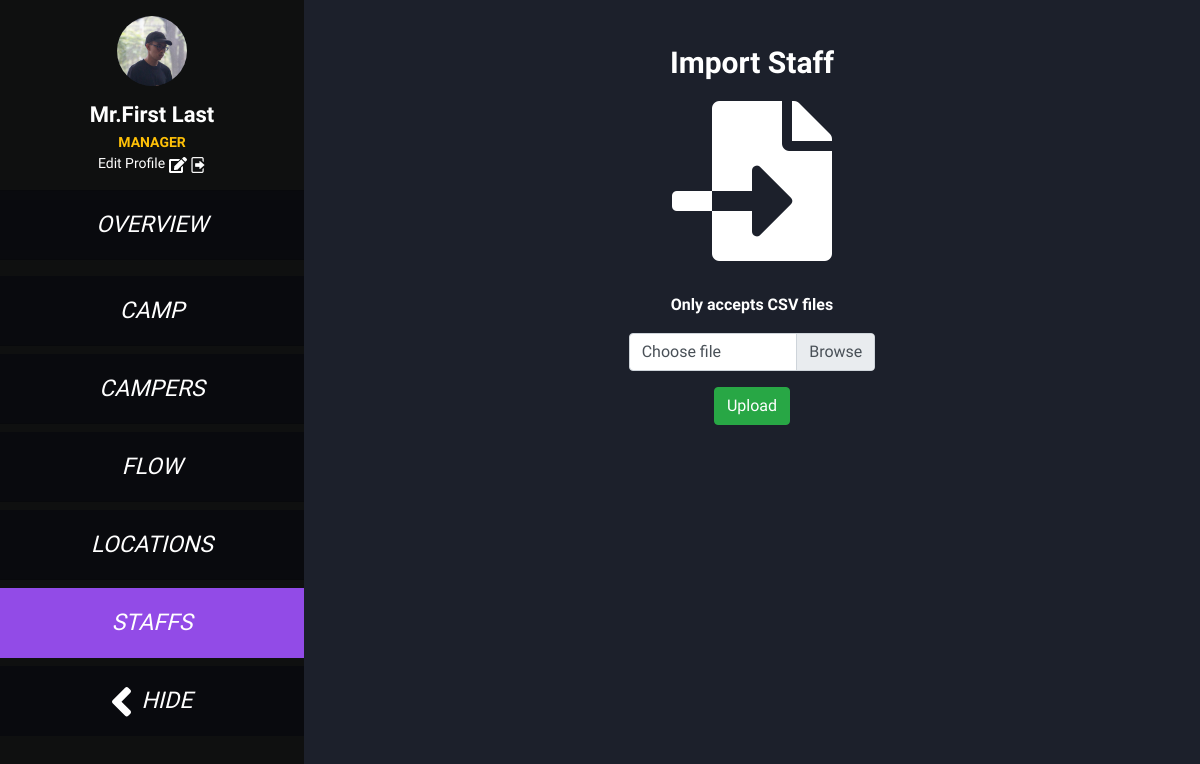
Screenshot of /camp/2/staffs/import_staff/ (signed in) with the database file from the repository.
### personal/models.py (models this page shows)
class Personal(models.Model):
    SEX = (
        ('M', 'MALE'),
        ('F', 'FEMALE')
    )
    sid = models.CharField(max_length=8, null=True)
    first_name = models.CharField(max_length=255)
    last_name = models.CharField(max_length=255)
    nick_name = models.CharField(max_length=255)
    sex = models.CharField(choices=SEX, max_length=1)
    phone = models.CharField(max_length=10, null=True)
    email = models.CharField(max_length=255, null=True)
    blood_type = models.CharField(max_length=2, null=True)
    birthday = models.DateField(null=True)
    religion = models.CharField(max_length=255, null=True)
    food_allergy = models.TextField(default='-')
    congenital_disease = models.TextField(default='-')
    shirt_size = models.CharField(max_length=5)
    profile_pic = models.ImageField(upload_to='profiles/')

### index/models.py (models this page shows)
class user(AbstractUser):
    personal = models.OneToOneField(Personal, on_delete=models.CASCADE, null=True)

### staffs/views.py (the view, shortened to what this page needs)
# urls.py: path('import_staff/', views.import_staff, name='import_staff'),
def import_staff(request, id_camp):
    context = getPersonal(request)
    context['id_camp'] = id_camp
    if id_camp:
        context['active_camp'] = True
    template = "import_staff.html"
    data = Staff.objects.all()
    if request.method == "GET":
        count = 0
        camp = Camp.objects.get(pk=id_camp)
        return render(request, template, context)

### index/views.py (called while the page is built)
def getPersonal(request):
    if request.user.is_authenticated and request.user.personal_id:
        user = request.user
        context = {}
        personal = Personal.objects.get(pk=user.personal_id)
        sex = {'M': 'Mr.', 'F': 'Miss.'}
        name = sex[personal.sex] + \
            personal.first_name + ' ' + personal.last_name
        context['name'] = name
        context['personal'] = personal
        return context
    else:
        messages.warning(
            request, 'user ของคุณไม่มีการกรอกข้อมูล personal ระวังบัค')
        return {}

### staffs/templates/import_staff.html (shortened to what this page needs)
{% extends "base.html" %}
{% block content %}
{% if messages %}
{% for message in messages %}
<div>
    <strong>{{message|safe}}</strong>
</div>
{% endfor %}
{% else %}
<form action="" method="POST" enctype="multipart/form-data">
    <div class="row justify-content-md-center">
        <div class="col-sm-4 text-center">
            <p style="font-weight: bold;font-size: 30px;">Import Staff</p>
            <i class="fas fa-file-import fa-10x"></i>
            <p class="font-weight-bold">Only accepts CSV files</p>
            <div class="input-group">
                <span class="custom-file" data-toggle="profile_pic" data-html="true" data-placement="right" title="
                    ">
                    <label class="custom-file-label text-left" for="id_profile_pic">Choose file</label>
                </span>
            </div>
        </div>
    </div>
    <div class="row text-center mt-3">
        <div class="col">
            <button type="submit" class="btn btn-success">Upload</button>
        </div>
    </div>
</form>
{% endif %}
{% endblock %}

### templates/base.html (shortened to what this page needs)
<!DOCTYPE html> {% load static %}
<html lang="en">
<head>
    <link rel="stylesheet" type="text/css" href="{% static 'bootstrap/css/bootstrap.css'%}">
    <link rel="stylesheet" type="text/css" href="{% static 'css/my_style.css'%}">
    <link rel="stylesheet" type="text/css" href="{% static 'fontawesome-free/css/all.min.css' %}">
</head>
<body>
    <div class="d-flex" id="wrapper">
        {% if user.is_authenticated %}
        <div class="slide" id="sidebar-wrapper">
            <div class="list-group list-group-flush text-center mt-3" id="sidebar">
                <div class="profile">
                    <img src="{{ request.META.HTTP_NAME }}/media/{{ personal.profile_pic }}" class="mb-3 img_profile reg-login">
                    <p class="h4 mb-1 font-weight-bold" id="profile_name">{{ name }}</p>
                    <p class="text-warning font-weight-bold role text-uppercase">{{ user.groups.all.0 }}</p>
                    <p class="role">Edit Profile <a href="{% url 'profile' %}"><img src="/media/Icon awesome-edit.png"></a>
                        <a href="{% url 'logout' %}"><img src="/media/logout-16.png"></a>
                    </p>
                </div>
                <a href="{%url 'camp' %}" class="list-group-item box-side-sub Aligner mt-3" id="overview">
                    <em> OVERVIEW </em>
                </a>
                {% if active_camp %}
                <a href="{%url 'camp' id_camp %}" class="list-group-item box-side-sub Aligner mt-3" id="camp">
                    <em> CAMP </em>
                </a>
                <a href="{%url 'campers' id_camp %}" class="list-group-item mt-2 box-side-sub Aligner" id="campers">
                    <em> CAMPERS </em>
                </a>
                <a href="{%url 'flow' id_camp %}" class="list-group-item mt-2 box-side-sub Aligner" id="flow">
                    <em> FLOW </em>
                </a>
                <a href="{%url 'locations' id_camp %}" class="list-group-item mt-2 box-side-sub Aligner" id="locations">
                    <em> LOCATIONS </em>
                </a>
                <a href="{%url 'staffs' id_camp %}" class="list-group-item mt-2 box-side-sub Aligner" id="staffs">
                    <em> STAFFS </em>
                </a>
                {% endif %}
                <a class="mt-2 box-side-sub Aligner" id="menu-toggle">
                    <em> <img src="/media/Icon awesome-angle-left.png" style="margin-right: 5px;" id="icon_hide"> HIDE
                    </em>
                </a>
            </div>
        </div>
        {% endif %}
        <div id="page-content-wrapper">
            <div class="m-2">
            </div>
            <div id="main-content">
                <div class="mr-5 ml-5">
                    {% block content %} {% endblock %}
                </div>
            </div>
        </div>
    </div>
</body>
</html>

### static/css/my_style.css (style rules this page uses)
:root { --bg-black: #090A0E; --bg-gray: #1C202B; --bg-aside: #0F1010; --bg-purple: #924BE7; }
body { overflow-x: hidden; background-color: var(--bg-gray); color: white !important; font-family: 'Sarabun', sans-serif; }
#main-content { margin-left: 19rem; -webkit-transition: margin .25s ease-out; -moz-transition: margin .25s ease-out; -o-transition: margin .25s ease-out; transition: margin .25s ease-out; }
#sidebar-wrapper { min-height: 100vh; margin-left: -19rem; position: fixed; -webkit-transition: margin .25s ease-out; -moz-transition: margin .25s ease-out; -o-transition: margin .25s ease-out; transition: margin .25s ease-out; }
#sidebar-wrapper .list-group { width: 19rem; }
#page-content-wrapper { min-width: 100vw; }
@media (min-width: 768px) { #sidebar-wrapper { margin-left: 0; } }
@media (min-width: 768px) { #page-content-wrapper { min-width: 0; width: 100%; } }
.box-side-sub { background-color: var(--bg-black); color: white; height: 70px; cursor: pointer; font-size: 23px; text-decoration: none !important; background-image: linear-gradient(to left, transparent, transparent 50%, var(--bg-purple) 50%, var(--bg-purple)); background-position: 100% 0; background-size: 200% 100%; }
.reg-login { background-color: var(--bg-gray); border-radius: 50px !important; width: 240px; height: 65px; margin-left: auto; margin-right: auto; }
.slide { background-color: var(--bg-aside); }
.Aligner { display: flex; align-items: center; justify-content: center; }
.list-group-item.active { background-color: var(--bg-purple); border-color: var(--bg-purple); }
#profile_name { font-size: 22px; }
.role { font-size: 14px; margin: 0; }
.img_profile { width: 70px; height: 70px; }

### rows the page displays
Personal: profile_pic (picture)
user: groups.all.0 "MANAGER"

### other values shown
{{ name }} "Mr.First Last"
